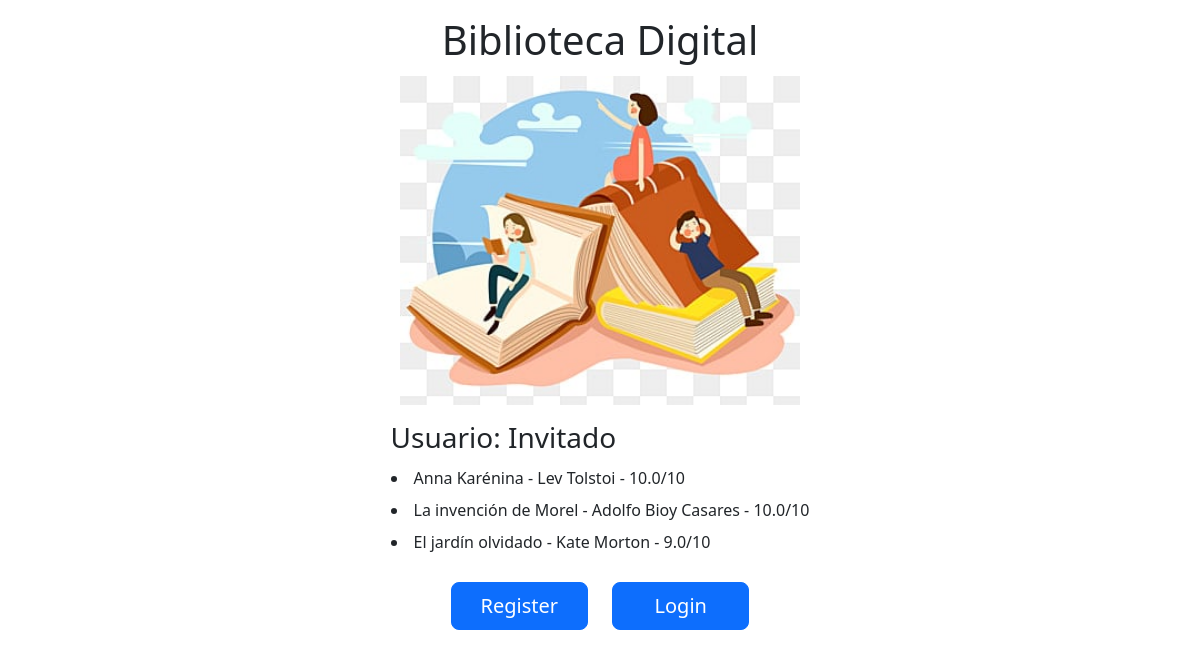
The page / on the database its author committed.
### modules/modelos.py (models this page shows)
class ModeloLibro(Base):
    __tablename__ = 'libros'
    id = Column(Integer(), primary_key=True)
    nombre = Column(String(1000), nullable=False, unique=True)
    autor = Column(String(1000), nullable=False)
    calificacion = Column(Float(), default=0.0)
    id_usuario = Column(Integer(), ForeignKey('usuarios.id'))

### server.py (the view)
@app.route("/")
def inicio():
    if 'username' in session and gestor_login.usuario_autenticado:
        username = session['username']
        return redirect(url_for('funcion_listar'))
    else:
        username = 'Invitado'
    session['counter'] = gestor_libros.numero_libros
    libros_existentes = gestor_libros.listar_libros_existentes()
    return render_template("inicio.html", user=username, esta_vacia= (session['counter'] == 0), lista_libros=libros_existentes)

### modules/dominio.py (called while the page is built)
    @property
    def id(self):
        return self.__id

    @property
    def id_usuario(self):
        return self.__id_usuario

    @property
    def nombre(self):
        return self.__nombre

    @property
    def autor(self):
        return self.__autor

    @property
    def calificacion(self):
        return self.__calificacion

    @id.setter
    def id(self, p_id):
        if p_id != None:
            if not isinstance(p_id, int):
                raise ValueError("El id del libro debe ser un número entero")
            self.__id = p_id
        else:
            self.__id = None

    @id_usuario.setter
    def id_usuario(self, p_id_usuario):
        if p_id_usuario != None:
            if not isinstance(p_id_usuario, int):
                raise ValueError("El id del usuario debe ser un número entero")
            self.__id_usuario = p_id_usuario
        else:
            self.__id_usuario = None

    @nombre.setter
    def nombre(self, p_nombre:str):
        if not isinstance(p_nombre, str) or p_nombre.strip() == "":
            raise ValueError("El nombre del libro debe ser un string y no debe estar vacío")
        self.__nombre = p_nombre.strip()

    @autor.setter
    def autor(self, p_autor:str):
        if not isinstance(p_autor, str) or p_autor.strip() == "":
            raise ValueError("El nombre del autor debe ser un string y no debe estar vacío")
        self.__autor = p_autor.strip()

    @calificacion.setter
    def calificacion(self, p_calificacion):
        if not isinstance(p_calificacion, (float, int)):
            raise ValueError("La calificación del libro debe ser un número entre 0 y 10")
        if p_calificacion < 0 or p_calificacion > 10:
            raise ValueError("La calificación del libro debe ser un número entre 0 y 10")
        self.__calificacion = p_calificacion

    def to_dict(self):
        return {
            "id": self.id,
            "nombre": self.nombre,
            "autor": self.autor,
            "calificacion": self.calificacion,
            "id_usuario": self.id_usuario
        }

### modules/gestor_libros.py (called while the page is built)
    @property
    def numero_libros(self):
        return self.__numero_libros

    def listar_libros_existentes(self):
        registros = self.__repo.obtener_todos_los_registros()
        if not registros:
            return []
        return [libro.to_dict() for libro in registros]

### templates/inicio.html (shortened to what this page needs)
<!DOCTYPE html>
<html lang="en">
<head>
    <link href="https://cdn.jsdelivr.net/npm/bootstrap@5.3.0-alpha3/dist/css/bootstrap.min.css" rel="stylesheet">
</head>
<body class="d-flex flex-column">
    <div class="mx-auto mt-3 d-flex flex-column">
        <h1 class="mx-auto">Biblioteca Digital</h1>
        <img class="mx-auto mt-1 mb-3" src="/static/images/libros.png" width="400">
        <h3>Usuario: {{user}}</h3>
        {%if vacio:%}
            <p class="mx-auto">No hay libros agregados a la biblioteca</p>
        {% else: %}
            {% for libro in lista_libros: %}
            <li class="mt-1 mb-1">
                {{libro.nombre}} - {{libro.autor}} - {{libro.calificacion}}/10
            </li>
            {% endfor %}
            <br>
        {% endif %}
        <div class="row mx-5">
            {% if logged_in: %}
            <form class="col-6" action="{{url_for('funcion_agregar')}}">
                <button class="element_width w-100 btn btn-lg btn-primary" type="submit">Agregar</button>
            </form>
            <form class="col-6" action="{{url_for('logout')}}">
                <button class="element_width w-100 btn btn-lg btn-primary" type="submit">Salir</button>
            </form>
            {% else %}
            <form class="col-6" action="{{url_for('register')}}">
                <button class="element_width w-100 btn btn-lg btn-primary" type="submit">Register</button>
            </form>
            <form class="col-6" action="{{url_for('login')}}">
                <button class="element_width w-100 btn btn-lg btn-primary" type="submit">Login</button>
            </form>
            {% endif %}
        </div>
    </div>
</body>
</html>

### rows shown on the page
ModeloLibro: nombre "Anna Karénina", autor "Lev Tolstoi", calificacion "10.0"
ModeloLibro: nombre "La invención de Morel", autor "Adolfo Bioy Casares", calificacion "10.0"
ModeloLibro: nombre "El jardín olvidado", autor "Kate Morton", calificacion "9.0"

### other values the page prints
{{ user }} "Invitado"
